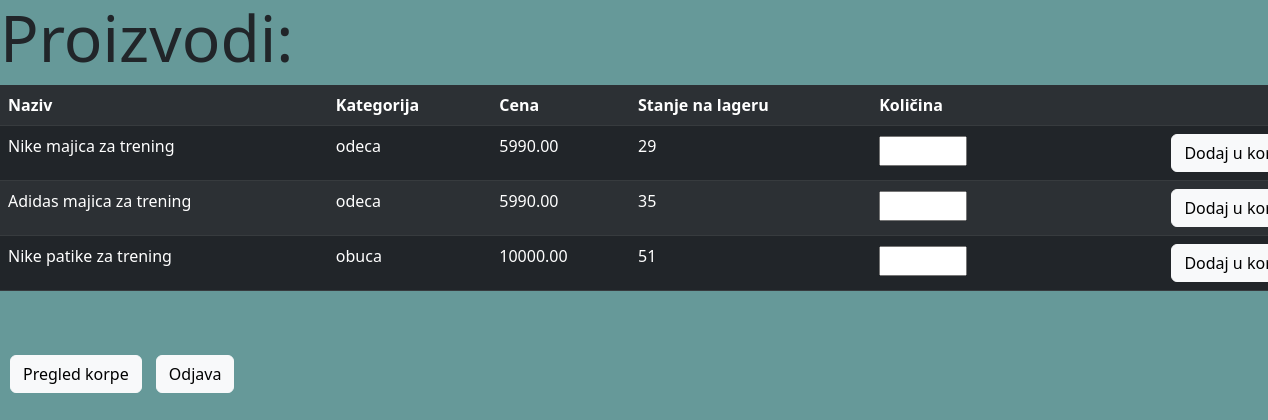
Screenshot of /pocetna.php (signed in) with the database file from the repository.
### tables this page shows
CREATE TABLE `proizvod` (
  `id_proizvoda` int(11) NOT NULL,
  `naziv` varchar(100) DEFAULT NULL,
  `kategorija` varchar(50) DEFAULT NULL,
  `cena` decimal(10,2) DEFAULT NULL,
  `kolicina` int(11) DEFAULT NULL
);

### pocetna.php (the view, shortened to what this page needs)
<?php
$servername = "localhost";
$username = "root";
$password = "";
$dbname = "is_projekat";
$conn = new mysqli($servername, $username, $password, $dbname);
$sql = "SELECT * FROM proizvod";
$result = $conn->query($sql);
?>
<!DOCTYPE html>
<html>
<head>
    <link href="https://cdn.jsdelivr.net/npm/bootstrap@5.3.0-alpha3/dist/css/bootstrap.min.css" rel="stylesheet">
</head>
<body style="background-color:#669999;">
    <h3 class="display-3">Proizvodi:</h3>
    <table class="table table-striped table-dark">
        <tr>
            <th>Naziv</th>
            <th>Kategorija</th>
            <th>Cena</th>
            <th>Stanje na lageru</th>
            <th>Količina</th>
        </tr>
        <?php
        if ($result->num_rows > 0) {
            while ($row = $result->fetch_assoc()) {
                $naziv = $row['naziv'];
                $kategorija = $row['kategorija'];
                $cena = $row['cena'];
                $kolicina = $row['kolicina'];
                ?>
                <tr>
                    <td><?php echo $naziv; ?></td>
                    <td><?php echo $kategorija; ?></td>
                    <td><?php echo $cena; ?></td>
                    <td><?php echo $kolicina; ?></td>
                    <td>
                        <form method="POST" action="">
                            <input type="number" name="kolicina" min="1" max="<?php echo $kolicina; ?>">
                            <input style="position:relative; left:200px;"  class="btn btn-light" type="submit" value="Dodaj u korpu">
                        </form>
                    </td>
                </tr>
                <?php
            }
        } else {
            echo "<tr><td colspan='6'>Nema dostupnih proizvoda.</td></tr>";
        }
        ?>
    </table>
    <br><br>
    <a style="margin-left:10px;" href="korpa.php"><button class="btn btn-light">Pregled korpe</button></a>
    <a style="margin-left:10px;" href="odjava.php"><button class="btn btn-light">Odjava</button></a>
</body>
</html>

### rows the page displays
proizvod: naziv "Nike majica za trening", kategorija "odeca", cena "5990.00", kolicina "29"
proizvod: naziv "Adidas majica za trening", kategorija "odeca", cena "5990.00", kolicina "35"
proizvod: naziv "Nike patike za trening", kategorija "obuca", cena "10000.00", kolicina "51"
